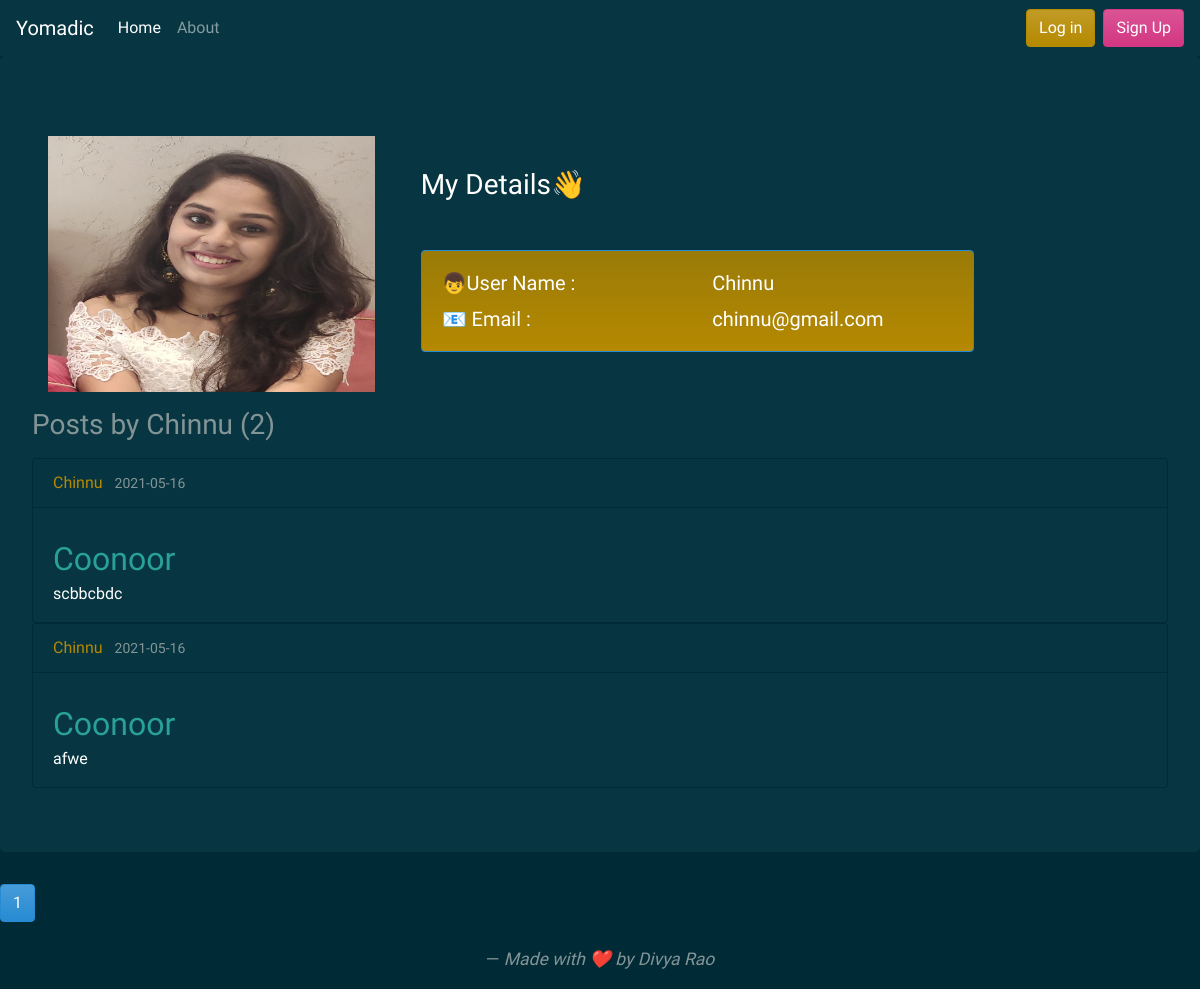
The app's page /user/Chinnu, older data.
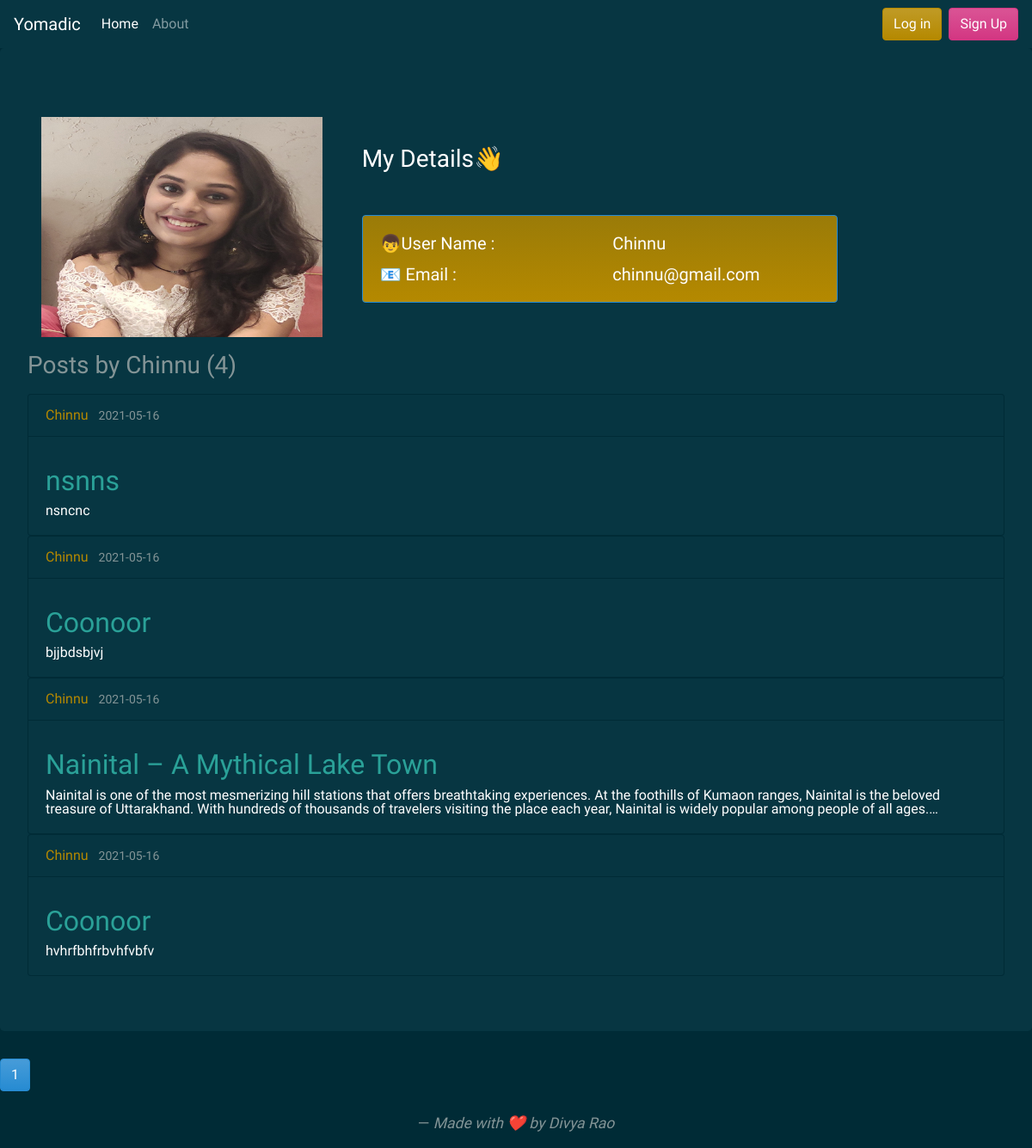
The same page, newer data.
### flaskapp/models.py (models this page shows, shortened)
class Post(db.Model):
    id = db.Column(db.Integer, primary_key=True)
    title = db.Column(db.String(100), nullable=False)
    date_posted = db.Column(db.DateTime, nullable=False, default=datetime.utcnow)
    content = db.Column(db.Text, nullable=False)
    category = db.Column(db.String(200),nullable=False )
    user_id = db.Column(db.Integer, db.ForeignKey('user.id'), nullable=False)

class User(db.Model , UserMixin):
    id = db.Column(db.Integer, primary_key=True)
    username = db.Column(db.String(20), unique=True, nullable=False)
    email = db.Column(db.String(120), unique=True, nullable=False)
    image_file = db.Column(db.String(20), nullable=False, default='default.png')
    password = db.Column(db.String(60), nullable=False)
    posts = db.relationship('Post', backref='author', lazy=True)

### flaskapp/routes.py (the view)
@app.route("/user/<string:username>")
def user_posts(username):
    page = request.args.get('page', 1, type=int)
    user = User.query.filter_by(username=username).first_or_404()
    posts = Post.query.filter_by(author=user)\
        .order_by(Post.date_posted.desc())\
        .paginate(page=page, per_page=5)
    image_file_user = url_for('static', filename='/profile_pics/' + user.image_file)
    return render_template('user_posts.html', posts=posts, user=user , imagefile = image_file_user)

### flaskapp/templates/user_posts.html
{% extends "layout.html" %} {% block content %}
<div class="jumbotron">
    <div class="row">
        <div class="col-lg-4">
            <img src="{{ imagefile }}" class="img-responsive p-3" style="width:100% ; height:18rem;">
        </div>
        <div class="col-lg-6 mt-5">
            <h3 class="text-white">My Details👋</h3>
            <div class="card border-info mt-5 bg-gradient-primary" style="max-width: 100%">
                <div class="card-body ">
                    <div class="row">
                        <div class="col-lg-6">
                            <h5 class="card-title  text-white">👦User Name : </h5>
                            <h5 class="card-text text-white">📧 Email :</h5>
                        </div>
                        <div class="col-lg-6">
                            <h5 class="card-title text-white">{{user.username }}</h5>
                            <h5 class="card-text  text-white">{{user.email }}</h5>
                        </div>
                    </div>
                </div>
            </div>
        </div>
    </div>
    <div class="row">
        <div class="col-lg-12">
            <h3 class="mb-3 ">Posts by {{ user.username }} ({{ posts.total }})</h3>
        </div>
    </div>
    <div class="row">
        <div class="col-lg-12">
            {% for post in posts.items %}
            <div class="card text-white bg-dark " style="max-width: 100%;">
                <div class="card-header">
                    <a class="mr-2 text-primary" href="{{ url_for('user_posts', username=post.author.username) }}">{{ post.author.username }}</a>
                    <small class="text-muted">{{ post.date_posted.strftime('%Y-%m-%d') }}</small>
                </div>
                <div class="card-body">
                    <h4 class="card-title">
                        <h2><a class="article-title" href="{{ url_for('post', post_id=post.id) }}">{{ post.title }}</a></h2>
                    </h4>
                    <p class="card-text" style=" word-break: break-word;
                    overflow: hidden;
                    text-overflow: ellipsis;
                    display: -webkit-box;
                    line-height: 16px; /* fallback */
                    max-height: 32px; /* fallback */
                    -webkit-line-clamp: 2; /* number of lines to show */
                    -webkit-box-orient: vertical;">{{ post.content }}</p>
                </div>
            </div>
            {% endfor %}
        </div>
    </div>
</div>
</div>
{% for page_num in posts.iter_pages(left_edge=1, right_edge=1, left_current=1, right_current=2) %} {% if page_num %} {% if posts.page == page_num %}
<a class="btn btn-info mb-4" href="{{ url_for('user_posts', username=user.username, page=page_num) }}">{{ page_num }}</a> {% else %}
<a class="btn btn-outline-info mb-4" href="{{ url_for('user_posts', username=user.username, page=page_num) }}">{{ page_num }}</a> {% endif %} {% else %} ... {% endif %} {% endfor %} {% endblock content %}

Row changes from the older to the newer data that the page shows:
removed Post: author.username "Chinnu", date_posted "2021-05-16", title "Coonoor", content "scbbcbdc"
removed Post: author.username "Chinnu", date_posted "2021-05-16", title "Coonoor", content "afwe"
added Post: author.username "Chinnu", date_posted "2021-05-16", title "nsnns", content "nsncnc"
added Post: author.username "Chinnu", date_posted "2021-05-16", title "Coonoor", content "bjjbdsbjvj"
added Post: author.username "Chinnu", date_posted "2021-05-16", title "Nainital – A Mythical Lake Town", content "Nainital is one of the most mesmerizing hill stations that offers breathtaking experiences. At the foothills of Kumaon ranges, Nainital is the beloved treasure of Uttarakhand. With hundreds of thousands of travelers visiting the place each year, Nainital is widely popular among people of all…"
added Post: author.username "Chinnu", date_posted "2021-05-16", title "Coonoor", content "hvhrfbhfrbvhfvbfv"
Text that changed along with them:
{{ posts.total }}: "2" → "4"
